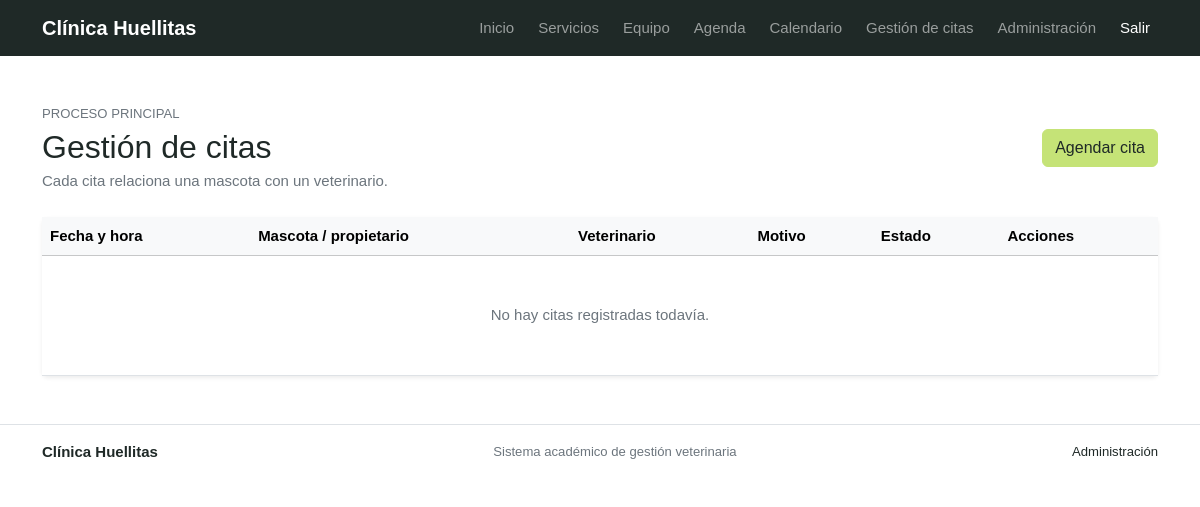
The page /citas/ (signed in) on the database as committed earlier.
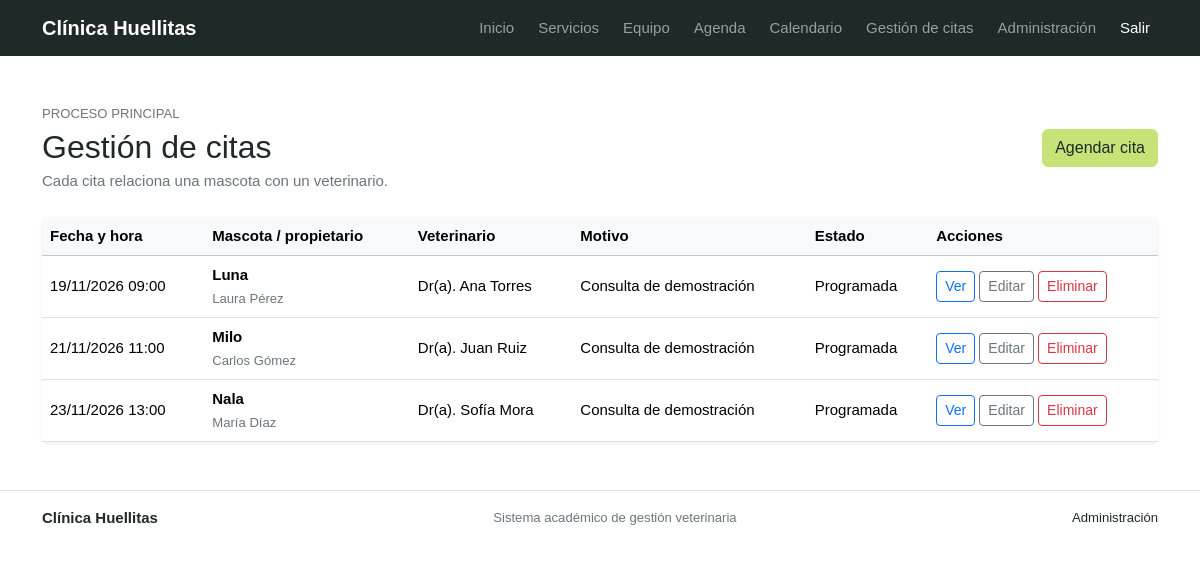
The same page on the database as committed later.
### apps/citas/models.py (models this page shows, shortened)
class Cita(models.Model):
    class Estado(models.TextChoices):
        PROGRAMADA = 'PROGRAMADA', 'Programada'
        ATENDIDA = 'ATENDIDA', 'Atendida'
        CANCELADA = 'CANCELADA', 'Cancelada'
    cita_id = models.BigAutoField(
        primary_key=True,
        db_column='pk_cita_id',
    )
    mascota = models.ForeignKey(
        'mascotas.Mascota',
        on_delete=models.PROTECT,
        related_name='citas',
        db_column='fk_mascota_id',
    )
    veterinario = models.ForeignKey(
        'veterinarios.Veterinario',
        on_delete=models.PROTECT,
        related_name='citas',
        db_column='fk_veterinario_id',
    )
    fecha_hora = models.DateTimeField()
    motivo = models.CharField(max_length=180)
    estado = models.CharField(
        max_length=12,
        choices=Estado.choices,
        default=Estado.PROGRAMADA,
    )
    notas = models.TextField(blank=True)
    class Meta:
        db_table = 'tbl_cita'
        ordering = ['-fecha_hora']
        verbose_name = 'cita'
        verbose_name_plural = 'citas'

### apps/mascotas/models.py (models this page shows, shortened)
class Mascota(models.Model):
    mascota_id = models.BigAutoField(primary_key=True, db_column='pk_mascota_id')
    propietario = models.ForeignKey('propietarios_core.Propietario', on_delete=models.PROTECT, related_name='mascotas', db_column='fk_propietario_id')
    nombre = models.CharField(max_length=80)
    especie = models.CharField(max_length=40)
    raza = models.CharField(max_length=60, blank=True)
    sexo = models.CharField(max_length=10, choices=[('M', 'Macho'), ('H', 'Hembra')])
    fecha_nacimiento = models.DateField(null=True, blank=True)
    peso_kg = models.DecimalField(max_digits=6, decimal_places=2, null=True, blank=True)
    activo = models.BooleanField(default=True)
    class Meta:
        db_table = 'tbl_mascota'
        ordering = ['nombre']
        verbose_name = 'mascota'
        verbose_name_plural = 'mascotas'

### apps/propietarios_core/models.py (models this page shows, shortened)
class Propietario(models.Model):
    propietario_id = models.BigAutoField(primary_key=True, db_column='pk_propietario_id')
    usuario = models.OneToOneField('auth.User', on_delete=models.SET_NULL, null=True, blank=True, related_name='perfil_propietario', db_column='fk_usuario_id')
    nombres = models.CharField(max_length=80)
    apellidos = models.CharField(max_length=80)
    documento = models.CharField(max_length=20, unique=True)
    telefono = models.CharField(max_length=20)
    correo = models.EmailField(blank=True)
    direccion = models.CharField(max_length=160)
    class Meta:
        db_table = 'tbl_propietario'
        ordering = ['apellidos', 'nombres']
        verbose_name = 'propietario'
        verbose_name_plural = 'propietarios'

### apps/veterinarios/models.py (models this page shows)
class Veterinario(models.Model):
    veterinario_id = models.BigAutoField(primary_key=True, db_column='pk_veterinario_id')
    usuario = models.OneToOneField('auth.User', on_delete=models.SET_NULL, null=True, blank=True, related_name='perfil_veterinario', db_column='fk_usuario_id')
    nombres = models.CharField(max_length=80)
    apellidos = models.CharField(max_length=80)
    documento = models.CharField(max_length=20, unique=True)
    tarjeta_profesional = models.CharField(max_length=40, unique=True)
    telefono = models.CharField(max_length=20)
    correo = models.EmailField(unique=True)
    especialidad = models.CharField(max_length=80)
    activo = models.BooleanField(default=True)
    class Meta:
        db_table = 'tbl_veterinario'
        ordering = ['apellidos', 'nombres']
        verbose_name = 'veterinario'
        verbose_name_plural = 'veterinarios'
    def __str__(self):
        return f'Dr(a). {self.nombres} {self.apellidos}'

### apps/citas/views.py (the view)
# urls.py: path('', views.lista, name='lista'),
@login_required
def lista(request):
    requiere_permiso(request, 'citas.view_cita')
    citas = citas_visibles(request.user).order_by('fecha_hora')
    return render(request, 'citas/lista.html', {'citas': citas})

### apps/citas/views.py (called while the page is built)
def citas_visibles(usuario):
    citas = Cita.objects.select_related(
        'mascota', 'mascota__propietario', 'veterinario'
    )
    if not usuario.is_staff and usuario.groups.filter(name='Veterinario').exists():
        citas = citas.filter(veterinario__usuario=usuario)
    return citas

def requiere_permiso(request, permiso):
    if not request.user.is_staff and not request.user.has_perm(permiso):
        raise PermissionDenied

### config/context_processors.py (called while the page is built)
def portal_roles(request):
    user = request.user
    if not user.is_authenticated:
        return {'portal_es_personal': False}
    return {
        'portal_es_personal': user.is_staff or user.is_superuser or user.groups.filter(name__in=['Recepcionista', 'Veterinario']).exists(),
    }

### templates/citas/lista.html (shortened to what this page needs)
{% extends 'base.html' %}
{% block content %}
<div class="d-flex flex-wrap justify-content-between align-items-center gap-3 mb-4">
  <div><p class="text-uppercase small text-secondary mb-1">Proceso principal</p><h1 class="h2 mb-1">Gestión de citas</h1><p class="text-secondary mb-0">Cada cita relaciona una mascota con un veterinario.</p></div>
  {% if perms.citas.add_cita %}<a class="btn btn-success" href="{% url 'citas:crear' %}">Agendar cita</a>{% endif %}
</div>
<div class="card border-0 shadow-sm"><div class="table-responsive">
  <table class="table table-hover align-middle mb-0">
    <thead class="table-light"><tr><th>Fecha y hora</th><th>Mascota / propietario</th><th>Veterinario</th><th>Motivo</th><th>Estado</th><th>Acciones</th></tr></thead>
    <tbody>
    {% for cita in citas %}
      <tr>
        <td>{{ cita.fecha_hora|date:'d/m/Y H:i' }}</td>
        <td><strong>{{ cita.mascota.nombre }}</strong><br><span class="text-secondary small">{{ cita.mascota.propietario.nombres }} {{ cita.mascota.propietario.apellidos }}</span></td>
        <td>{{ cita.veterinario }}</td><td>{{ cita.motivo }}</td><td>{{ cita.get_estado_display }}</td>
        <td class="text-nowrap"><a class="btn btn-sm btn-outline-primary" href="{% url 'citas:detalle' cita.cita_id %}">Ver</a> {% if perms.citas.change_cita %}<a class="btn btn-sm btn-outline-secondary" href="{% url 'citas:editar' cita.cita_id %}">Editar</a>{% endif %} {% if perms.citas.delete_cita %}<a class="btn btn-sm btn-outline-danger" href="{% url 'citas:eliminar' cita.cita_id %}">Eliminar</a>{% endif %}</td>
      </tr>
    {% empty %}
      <tr><td colspan="6" class="text-center py-5 text-secondary">No hay citas registradas todavía.</td></tr>
    {% endfor %}
    </tbody>
  </table>
</div></div>
{% endblock %}

Rows that differ between the two databases and show on the page:
added Cita: fecha_hora "19/11/2026 09:00", mascota.nombre "Luna", mascota.propietario.nombres "Laura", mascota.propietario.apellidos "Pérez", veterinario "Dr(a). Ana Torres", motivo "Consulta de demostración", estado "Programada"
added Cita: fecha_hora "21/11/2026 11:00", mascota.nombre "Milo", mascota.propietario.nombres "Carlos", mascota.propietario.apellidos "Gómez", veterinario "Dr(a). Juan Ruiz", motivo "Consulta de demostración", estado "Programada"
added Cita: fecha_hora "23/11/2026 13:00", mascota.nombre "Nala", mascota.propietario.nombres "María", mascota.propietario.apellidos "Díaz", veterinario "Dr(a). Sofía Mora", motivo "Consulta de demostración", estado "Programada"
Other text that changed with them:
text no longer shown: "No hay citas registradas todavía."
